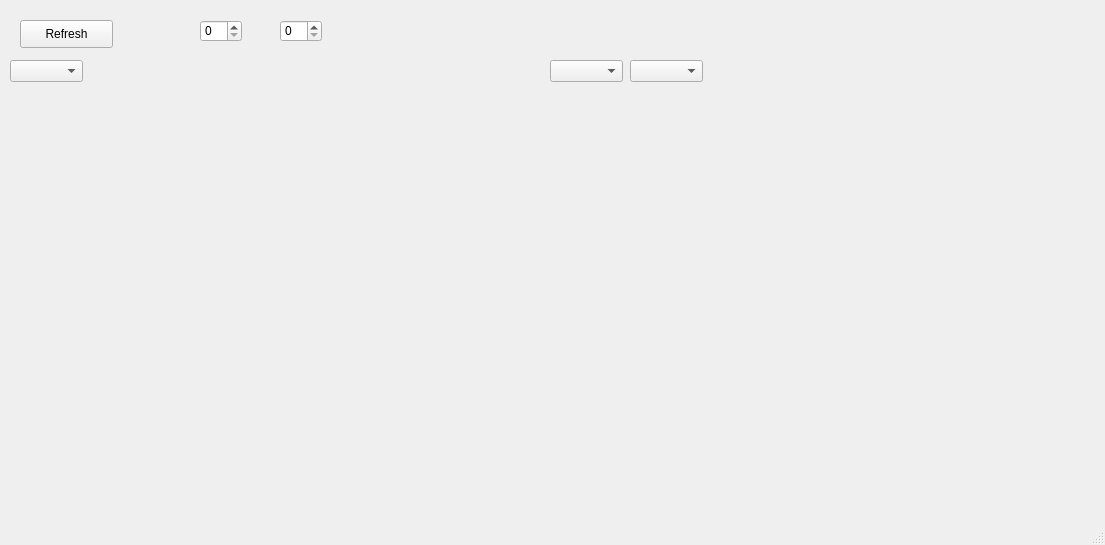
<?xml version="1.0" encoding="UTF-8"?>
<ui version="4.0">
 <class>MainWindow</class>
 <widget class="QMainWindow" name="MainWindow">
  <property name="geometry">
   <rect>
    <x>0</x>
    <y>0</y>
    <width>1105</width>
    <height>545</height>
   </rect>
  </property>
  <property name="windowTitle">
   <string>MainWindow</string>
  </property>
  <widget class="QWidget" name="centralwidget">
   <widget class="QPushButton" name="push_button_refresh">
    <property name="geometry">
     <rect>
      <x>20</x>
      <y>20</y>
      <width>93</width>
      <height>28</height>
     </rect>
    </property>
    <property name="text">
     <string>Refresh</string>
    </property>
   </widget>
   <widget class="MplWidget" name="MplWidget_PKB" native="true">
    <property name="geometry">
     <rect>
      <x>10</x>
      <y>100</y>
      <width>541</width>
      <height>331</height>
     </rect>
    </property>
   </widget>
   <widget class="MplWidget" name="MplWidget_engine" native="true">
    <property name="geometry">
     <rect>
      <x>550</x>
      <y>100</y>
      <width>541</width>
      <height>331</height>
     </rect>
    </property>
   </widget>
   <widget class="QComboBox" name="comboBox_country_PKB">
    <property name="geometry">
     <rect>
      <x>10</x>
      <y>60</y>
      <width>73</width>
      <height>22</height>
     </rect>
    </property>
   </widget>
   <widget class="QComboBox" name="comboBox_engine_type">
    <property name="geometry">
     <rect>
      <x>630</x>
      <y>60</y>
      <width>73</width>
      <height>22</height>
     </rect>
    </property>
   </widget>
   <widget class="QComboBox" name="comboBox_country_engines">
    <property name="geometry">
     <rect>
      <x>550</x>
      <y>60</y>
      <width>73</width>
      <height>22</height>
     </rect>
    </property>
   </widget>
   <widget class="QSpinBox" name="spinBox_year1">
    <property name="geometry">
     <rect>
      <x>200</x>
      <y>20</y>
      <width>42</width>
      <height>22</height>
     </rect>
    </property>
   </widget>
   <widget class="QSpinBox" name="spinBox_year2">
    <property name="geometry">
     <rect>
      <x>280</x>
      <y>20</y>
      <width>42</width>
      <height>22</height>
     </rect>
    </property>
   </widget>
  </widget>
  <widget class="QMenuBar" name="menubar">
   <property name="geometry">
    <rect>
     <x>0</x>
     <y>0</y>
     <width>1105</width>
     <height>26</height>
    </rect>
   </property>
  </widget>
  <widget class="QStatusBar" name="statusbar"/>
 </widget>
 <customwidgets>
  <customwidget>
   <class>MplWidget</class>
   <extends>QWidget</extends>
   <header>mplwidget.h</header>
   <container>1</container>
  </customwidget>
 </customwidgets>
 <resources/>
 <connections/>
</ui>
